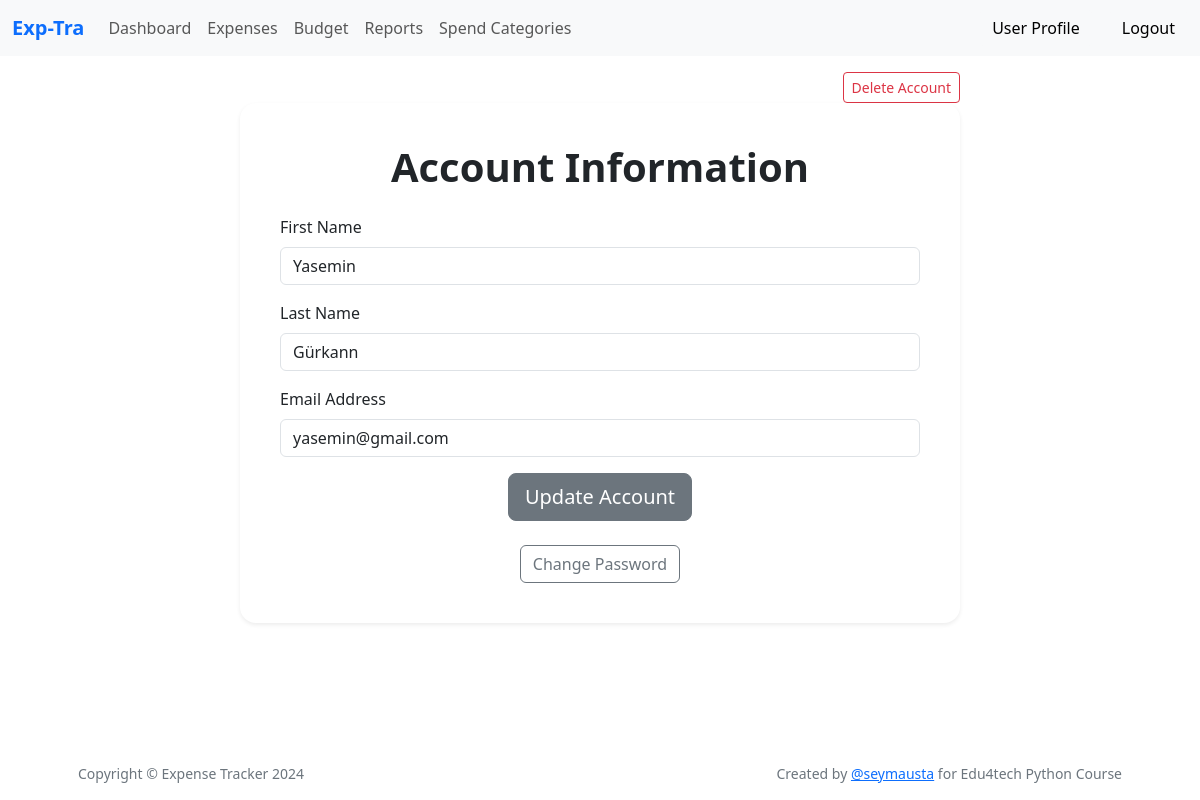
/account (signed in), run on an earlier commit of the app's database.
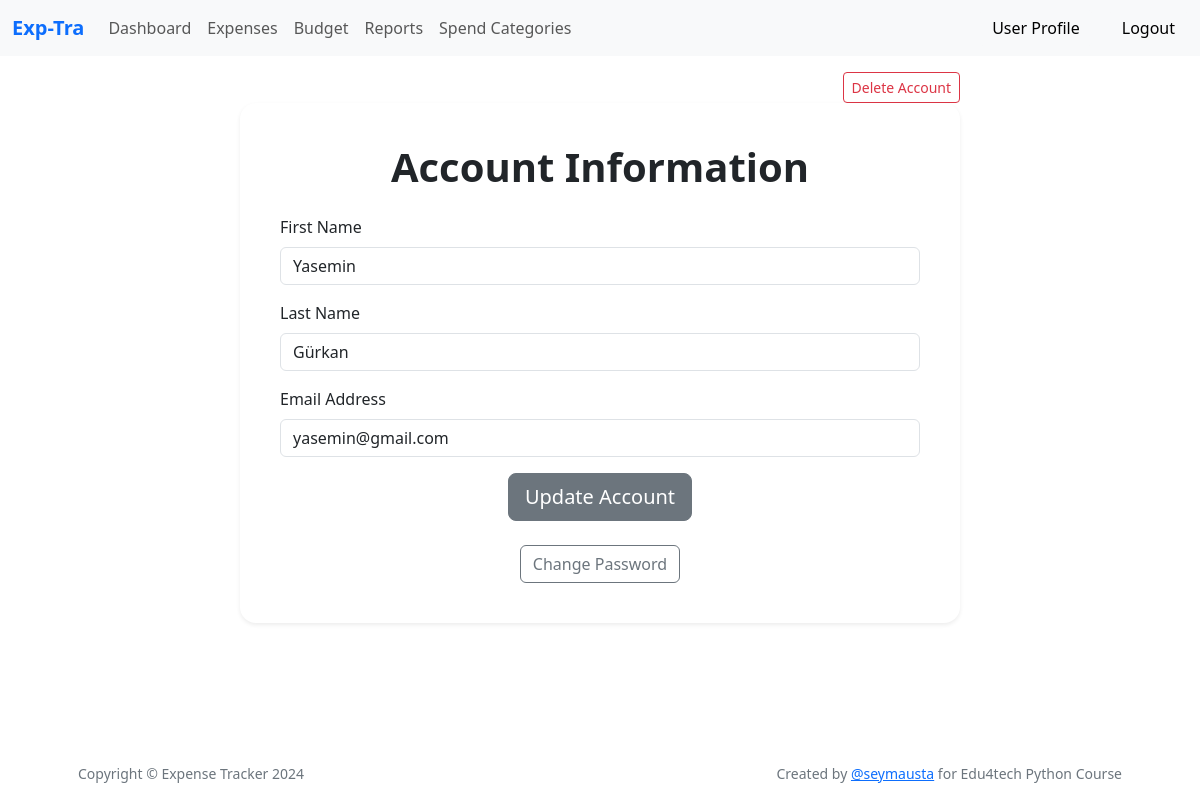
And on a later commit of the database.
### app/models.py (models this page shows, shortened)
class User(UserMixin,db.Model):
    __tablename__ = 'users'
    id: so.Mapped[int] = so.mapped_column(primary_key=True)
    firstname: so.Mapped[str] = so.mapped_column(sa.String(64), index=True,
                                                unique=False)
    lastname: so.Mapped[str] = so.mapped_column(sa.String(64), index=True,
                                                 unique=False)
    email: so.Mapped[str] = so.mapped_column(sa.String(120), index=True,
                                             unique=True)
    password_hash: so.Mapped[Optional[str]] = so.mapped_column(sa.String(256))
    expenses: so.WriteOnlyMapped['Expense'] = so.relationship(
        back_populates='user',passive_deletes=True)
    incomes = so.relationship("Income", back_populates='user')

### app/main/routes.py (the view)
@bp.route('/account', methods=['GET', 'POST'])
@login_required
def account():
    account_form = UpdateAccountForm()
    password_form = ChangePasswordForm()
    if account_form.validate_on_submit():
        current_user.firstname = account_form.firstname.data
        current_user.lastname = account_form.lastname.data
        db.session.commit()
        flash('Your account has been updated!', 'success')
        return redirect(url_for('main.account'))
    elif request.method == 'POST' and password_form.validate():
        current_user.set_password(password_form.new_password.data)
        db.session.commit()
        flash('Your password has been changed!', 'success')
        return redirect(url_for('main.account'))
    elif request.method == 'POST':
        for field, errors in password_form.errors.items():
            for error in errors:
                flash(f"{error}", 'error')
        account_form.firstname.data = current_user.firstname
        account_form.lastname.data = current_user.lastname
    elif request.method == 'GET':
        account_form.firstname.data = current_user.firstname
        account_form.lastname.data = current_user.lastname
    return render_template('account.html', title='Account', account_form=account_form, password_form=password_form)

### app/main/forms.py
class UpdateAccountForm(FlaskForm):
    firstname = StringField('First Name', validators=[DataRequired()])
    lastname = StringField('Last Name', validators=[DataRequired()])
    submit = SubmitField('Update Account')

### app/auth/forms.py (shortened to what this page needs)
class ChangePasswordForm(FlaskForm):
    old_password = PasswordField('Old Password', validators=[DataRequired()])
    new_password = PasswordField('New Password', validators=[DataRequired()])
    confirm_password = PasswordField(
        'Confirm Password', validators=[DataRequired(), EqualTo('new_password', message='Passwords must match')])
    submit = SubmitField('Change Password')

### app/models.py (called while the page is built)
@login.user_loader
def load_user(id):
    return db.session.get(User, int(id))

### app/templates/account.html (shortened to what this page needs)
{% extends "base.html" %}
{% block content %}
<div class="container">
    <div class="row justify-content-center">
        <div class="col-lg-8">
            <div class="text-end mt-3">
                <button type="button" class="btn btn-outline-danger btn-sm" data-bs-toggle="modal"
                        data-bs-target="#deleteAccountModal">Delete Account
                </button>
            </div>
            <div class="card shadow-sm border-0 rounded-4 p-4">
                <div class="card-body">
                    <h1 class="fw-bolder text-center mb-4">Account Information</h1>
                    <form method="post" action="{{ url_for('main.account') }}">
                        <div class="mb-3">
                            <label for="firstname" class="form-label">First Name</label>
                            <input type="text" class="form-control" id="firstname" name="firstname"
                                   value="{{ account_form.firstname.data|capitalize  }}" required>
                        </div>
                        <div class="mb-3">
                            <label for="lastname" class="form-label">Last Name</label>
                            <input type="text" class="form-control" id="lastname" name="lastname"
                                   value="{{ account_form.lastname.data|capitalize  }}" required>
                        </div>
                        <div class="mb-3">
                            <label for="email" class="form-label">Email Address</label>
                            <input type="email" class="form-control" id="email" name="email"
                                   value="{{ current_user.email }}" readonly>
                        </div>
                        {{ account_form.submit(class="btn btn-secondary btn-lg d-block mx-auto") }}
                    </form>
                    <br>
                    <button type="button" class="btn btn-outline-secondary d-block mx-auto" data-bs-toggle="modal"
                            data-bs-target="#changePasswordModal">
                        Change Password
                    </button>
                </div>
            </div>
        </div>
    </div>
</div>
{% endblock %}

What changed in the data, as far as the page shows it:
changed User "Yasemin": lastname "Gürkann" → "Gürkan"
